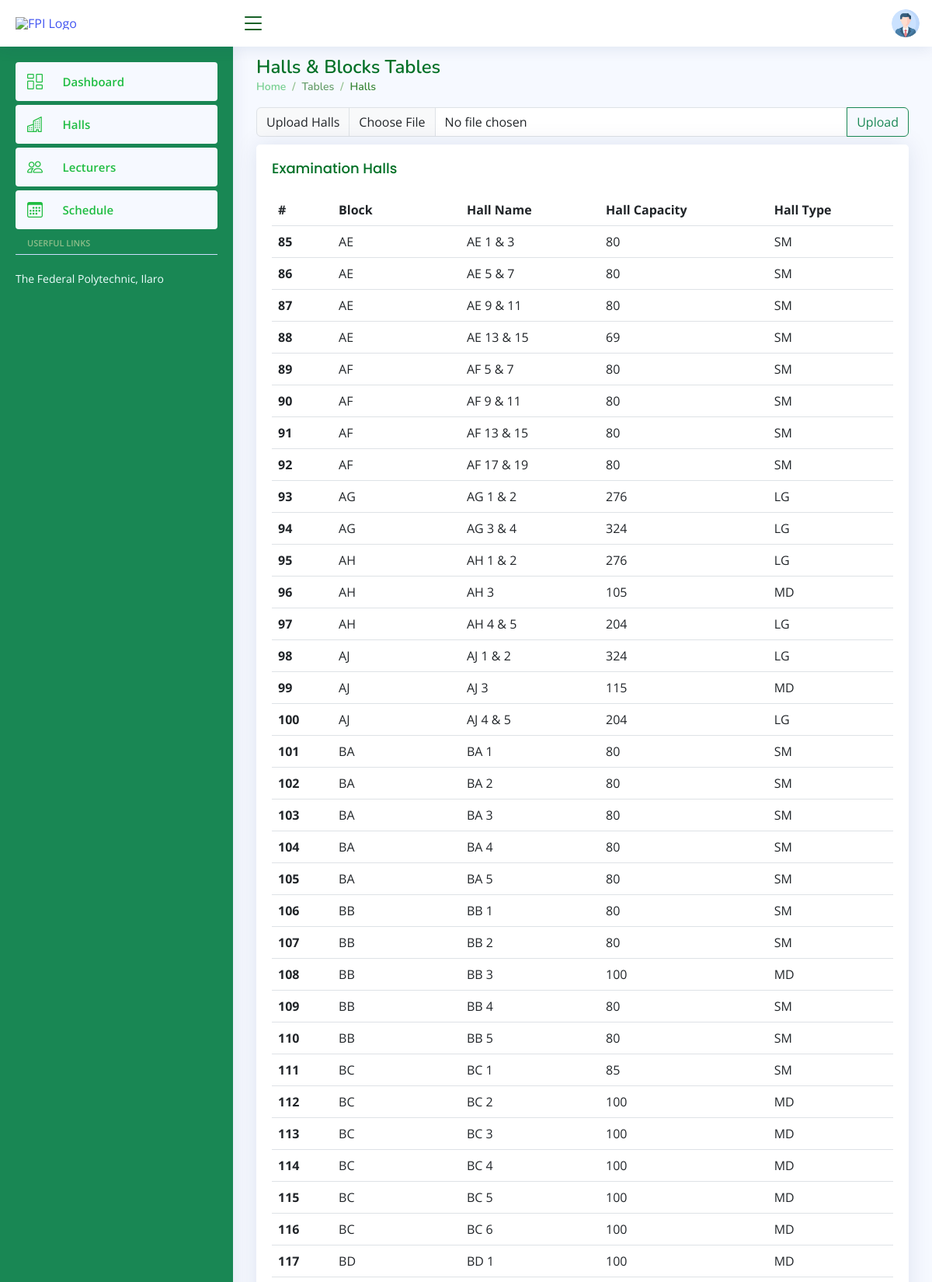
The app's page /halls (signed in, upper part) with its own data.
### invigilation/models.py (models this page shows, shortened)
class Block(models.Model):
    name = models.CharField(max_length=50)
    halls = models.ManyToManyField(Hall)
    class META:
        ordering = ['name']

class Hall(models.Model):
    HALL_TYPES = (
        ('SM', 'Small'),
        ('MD', 'Medium'),
        ('LG', 'Large')
    )
    hall_name = models.CharField(max_length=50)
    hall_capacity = models.IntegerField()
    hall_type = models.CharField(max_length=50, choices=HALL_TYPES)
    class META:
        ordering = ['hall_name']

### invigilation/views.py (the view)
# urls.py: path('halls', views.halls, name='halls'),
@login_required(login_url='login')
def halls(request):
    blocks = Block.objects.all()
    hallss = []
    for block in blocks:
        for hall in block.halls.all():
            mydict = {
                "id": hall.id,
                "block_name": block.name,
                "hall_name": hall.hall_name,
                "capacity": hall.hall_capacity,
                "hall_type": hall.hall_type
            }
            hallss.append(mydict)
    context = {"hall_data": hallss}
    return render(request, 'invigilation/halls.html', context=context)

### invigilation/templates/invigilation/halls.html (shortened to what this page needs)
{% extends './activity.html' %} {% comment %} Dashboard Screen {% endcomment %}
{% block activity_screen %}
<main id="main" class="main pt-0 mt-4">
	<div class="pagetitle">
		<h1>Halls & Blocks Tables</h1>
		<nav>
			<ol class="breadcrumb">
				<li class="breadcrumb-item">
					<a href="{% url 'dashboard' %}">Home</a>
				</li>
				<li class="breadcrumb-item">Tables</li>
				<li class="breadcrumb-item active">Halls</li>
			</ol>
		</nav>
		<form
			action="{% url 'upload_hall' %}"
			method="POST"
			enctype="multipart/form-data">
			<div class="input-group col-md-3">
				<label for="hall" class="input-group-text">Upload Halls</label>
				<input
					type="file"
					class="form-control"
					name="halls"
					id="hall"
					aria-describedby="inputGroupFileAddon04"
					accept=".csv" />
				<button
					class="btn btn-outline-success"
					type="submit"
					id="inputGroupFileAddon04">
					Upload
				</button>
			</div>
		</form>
	</div>
	<section class="section">
		<div class="row">
			<div class="col-lg-12">
				<div class="card">
					<div class="card-body">
						<h5 class="card-title">Examination Halls</h5>
						<table class="table datatable">
							<thead>
								<tr>
									<th scope="col">#</th>
									<th scope="col">Block</th>
									<th scope="col">Hall Name</th>
									<th scope="col">Hall Capacity</th>
									<th scope="col">Hall Type</th>
								</tr>
							</thead>
							<tbody>
								{% for data in hall_data %}
								<tr>
									<th scope="row">{{ data.id }}</th>
									<td>{{ data.block_name }}</td>
									<td>{{ data.hall_name }}</td>
									<td>{{ data.capacity }}</td>
									<td>{{ data.hall_type }}</td>
								</tr>
								{% endfor %}
							</tbody>
						</table>
					</div>
				</div>
			</div>
		</div>
	</section>
</main>
{% endblock activity_screen %}

### invigilation/templates/invigilation/activity.html (shortened to what this page needs)
{% extends 'main.html' %}  {% block content %}
<header id="header" class="header fixed-top d-flex align-items-center">
	<div class="d-flex align-items-center justify-content-between">
		<a href="{% url 'home' %}" class="logo d-flex align-items-center">
			{% load static %}
			<img src="{% static 'images/school_logo.jpg' %}" alt="FPI Logo" />
		</a>
		<i class="bi bi-list toggle-sidebar-btn"></i>
	</div>
	<nav class="header-nav ms-auto">
		<ul class="d-flex align-items-center">
			<li class="nav-item dropdown pe-3">
				<a
					class="nav-link nav-profile d-flex align-items-center pe-0"
					href="#"
					data-bs-toggle="dropdown">
					<img
						src="{% static 'assets/img/profile-image.png' %}"
						alt="Profile"
						class="rounded-circle" /> </a
				>
			</li>
		</ul>
	</nav>
</header>
<aside id="sidebar" class="sidebar bg-success">
	<ul class="sidebar-nav" id="sidebar-nav">
		<li class="nav-item">
			<a href="{% url 'dashboard' %}" class="nav-link active"
				><i class="bi bi-columns-gap fs-5">&nbsp; &nbsp;</i>
				<span>Dashboard</span>
			</a>
		</li>
		<li class="nav-item">
			<a href="{% url 'halls' %}" class="nav-link"
				><i class="bi bi-buildings fs-5">&nbsp; &nbsp;</i>
				<span>Halls</span>
			</a>
		</li>
		<li class="nav-item">
			<a href="{% url 'lecturers' %}" class="nav-link"
				><i class="bi bi-people fs-5">&nbsp; &nbsp;</i>
				<span>Lecturers</span></a
			>
		</li>
		<li class="nav-item">
			<a href="schedule" class="nav-link"
				><i class="bi bi-calendar3 fs-5">&nbsp; &nbsp;</i>
				<span>Schedule</span></a
			>
		</li>
		<li class="nav-heading">Userful Links</li>
		<div class="footer">
			<a
				class="text-default"
				style="text-decoration: none; color: azure"
				target="_blank"
				href="https://www.federalpolyilaro.edu.ng/"
				>The Federal Polytechnic, Ilaro</a
			>
		</div>
	</ul>
</aside>
<div class="col-md-2">
	<div
		class="sidebar-nav"
		tabindex="-1"
		id="offcanvasExample"
		aria-labelledby="offcanvasExampleLabel">
		<div class="offcanvas-body me-auto mw-100">
			<div class="navside-footer-text">
				<a
					class="link"
					style="text-decoration: none"
					target="_blank"
					href="https://www.federalpolyilaro.edu.ng/"
					>The Federal Polytechnic, Ilaro</a
				>
			</div>
		</div>
	</div>
</div>
{% block activity_screen %}{% endblock activity_screen %} {% endblock %}

### templates/main.html (shortened to what this page needs)
{% load static %}
<!DOCTYPE html>
<html lang="en">
	<head>
		<link
			href="{% static 'assets/vendor/bootstrap/css/bootstrap.min.css' %}"
			rel="stylesheet" />
		<link
			href="{% static 'assets/vendor/bootstrap-icons/bootstrap-icons.css' %}"
			rel="stylesheet" />
		<link
			href="{% static 'assets/vendor/boxicons/css/boxicons.min.css' %}"
			rel="stylesheet" />
		<link
			href="{% static 'assets/vendor/quill/quill.snow.css' %}"
			rel="stylesheet" />
		<link
			href="{% static 'assets/vendor/quill/quill.bubble.css' %}"
			rel="stylesheet" />
		<link
			href="{% static 'assets/vendor/remixicon/remixicon.css' %}"
			rel="stylesheet" />
		<link
			href="{% static 'assets/vendor/simple-datatables/style.css' %}"
			rel="stylesheet" />
		<link href="{% static 'assets/css/style.css' %}" rel="stylesheet" />
	</head>
	<body>
		{% block content %}{% endblock %}
	</body>
</html>

### invigilation/static/assets/css/style.css (style rules this page uses)
:root { scroll-behavior: smooth; }
body { font-family: "Open Sans", sans-serif; background: #f6f9ff; color: #444444; }
a { color: #4154f1; text-decoration: none; }
h1, h2, h3, h4, h5, h6 { font-family: "Nunito", sans-serif; }
#main { margin-top: 60px; padding: 20px 30px; transition: all 0.3s; }
.pagetitle { margin-bottom: 10px; }
.pagetitle h1 { font-size: 24px; margin-bottom: 0; font-weight: 600; color: #017026; }
.card { margin-bottom: 30px; border: none; border-radius: 5px; box-shadow: 0px 0 30px rgba(1, 41, 112, 0.1); }
.card-title { padding: 20px 0 15px 0; font-size: 18px; font-weight: 500; color: #017026; font-family: "Poppins", sans-serif; }
.card-body { padding: 0 20px 20px 20px; }
.breadcrumb { font-size: 14px; font-family: "Nunito", sans-serif; color: #669e6a; font-weight: 600; }
.breadcrumb a { color: #76cf90; transition: 0.3s; }
.breadcrumb .breadcrumb-item::before { color: #8dbd89; }
.breadcrumb .active { color: #388635; font-weight: 600; }
.logo { line-height: 1; }
@media (min-width: 1200px) { .logo { width: 280px; } }
.logo img { max-height: 26px; margin-right: 6px; }
.header { transition: all 0.5s; z-index: 997; height: 60px; box-shadow: 0px 2px 20px rgba(1, 41, 112, 0.1); background-color: #fff; padding-left: 20px; }
.header .toggle-sidebar-btn { font-size: 32px; padding-left: 10px; cursor: pointer; color: #0d5a1e; }
.header-nav ul { list-style: none; }
.header-nav > ul { margin: 0; padding: 0; }
.header-nav .nav-profile { color: #2cf859; }
.header-nav .nav-profile img { max-height: 36px; }
.sidebar { position: fixed; top: 60px; left: 0; bottom: 0; width: 300px; z-index: 996; transition: all 0.3s; padding: 20px; overflow-y: auto; scrollbar-width: thin; scrollbar-color: #aab7cf transparent; box-shadow: 0px 0px 20px rgba(1, 41, 112, 0.1); background-color: #fff; }
@media (min-width: 1200px) { #main, #footer { margin-left: 300px; } }
.sidebar-nav { padding: 0; margin: 0; list-style: none; }
.sidebar-nav li { padding: 0; margin: 0; list-style: none; }
.sidebar-nav .nav-item { margin-bottom: 5px; }
.sidebar-nav .nav-heading { font-size: 11px; text-transform: uppercase; color: #8dbd89; font-weight: 600; margin: 10px 0 5px 15px; }
.sidebar-nav .nav-link { display: flex; align-items: center; font-size: 15px; font-weight: 600; color: #20bd42; transition: 0.3; background: #f6f9ff; padding: 10px 15px; border-radius: 4px; }
.sidebar-nav .nav-link i { font-size: 16px; margin-right: 10px; color: #20bd42; }
.footer { padding: 20px 0; font-size: 14px; transition: all 0.3s; border-top: 1px solid #cddfff; }

### records on screen
Block: block_name "AE" "AE" "AE" "AE"
Hall: hall_name "AE 1 & 3", hall_type "SM"
Hall: hall_name "AE 5 & 7", hall_type "SM"
Hall: hall_name "AE 9 & 11", hall_type "SM"
Hall: hall_name "AE 13 & 15", hall_type "SM"
Block: block_name "AF" "AF" "AF" "AF"
Hall: hall_name "AF 5 & 7", hall_type "SM"
Hall: hall_name "AF 9 & 11", hall_type "SM"
Hall: hall_name "AF 13 & 15", hall_type "SM"
Hall: hall_name "AF 17 & 19", hall_type "SM"
Block: block_name "AG" "AG"
Hall: hall_name "AG 1 & 2", hall_type "LG"
Hall: hall_name "AG 3 & 4", hall_type "LG"
Block: block_name "AH" "AH" "AH"
Hall: hall_name "AH 1 & 2", hall_type "LG"
Hall: hall_name "AH 3", hall_type "MD"
Hall: hall_name "AH 4 & 5", hall_type "LG"
Block: block_name "AJ" "AJ" "AJ"
Hall: hall_name "AJ 1 & 2", hall_type "LG"
Hall: hall_name "AJ 3", hall_type "MD"
Hall: hall_name "AJ 4 & 5", hall_type "LG"
Block: block_name "BA" "BA" "BA" "BA" "BA"
Hall: hall_name "BA 1", hall_type "SM"
Hall: hall_name "BA 2", hall_type "SM"
Hall: hall_name "BA 3", hall_type "SM"
Hall: hall_name "BA 4", hall_type "SM"
Hall: hall_name "BA 5", hall_type "SM"
Block: block_name "BB" "BB" "BB" "BB" "BB"
Hall: hall_name "BB 1", hall_type "SM"
Hall: hall_name "BB 2", hall_type "SM"
Hall: hall_name "BB 3", hall_type "MD"
Hall: hall_name "BB 4", hall_type "SM"
Hall: hall_name "BB 5", hall_type "SM"
Block: block_name "BC" "BC" "BC" "BC" "BC" "BC"
Hall: hall_name "BC 1", hall_type "SM"
Hall: hall_name "BC 2", hall_type "MD"
Hall: hall_name "BC 3", hall_type "MD"
Hall: hall_name "BC 4", hall_type "MD"
Hall: hall_name "BC 5", hall_type "MD"
Hall: hall_name "BC 6", hall_type "MD"
Block: block_name "BD"
Hall: hall_name "BD 1", hall_type "MD"

### other values on screen
{{ data.id }} "85" "86" "87" "88" "89" "90" "91" "92" "93" "94" "95" "96" "97" "98" "99" "100" "101" "102" "103" "104" "105" "106" "107" "108" "109" "110" "111" "112" "113" "114" "115" "116" "117"
{{ data.capacity }} "80" "80" "80" "69" "80" "80" "80" "80" "276" "324" "276" "105" "204" "324" "115" "204" "80" "80" "80" "80" "80" "80" "80" "100" "80" "80" "85" "100" "100" "100" "100" "100" "100"
